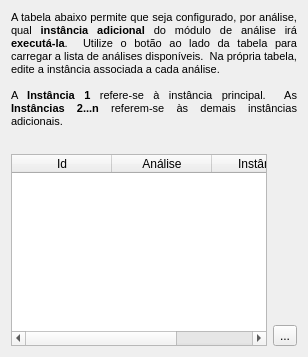
          <widget class="QWidget" name="configTab">
           <attribute name="title">
            <string>Bal. Carga</string>
           </attribute>
           <layout class="QGridLayout">
            <item row="0" column="0" colspan="2">
             <widget class="QLabel" name="label_31">
              <property name="text">
               <string>&lt;html&gt;&lt;head&gt;&lt;meta name=&quot;qrichtext&quot; content=&quot;1&quot; /&gt;&lt;style type=&quot;text/css&quot;&gt;
p, li { white-space: pre-wrap; }
&lt;/style&gt;&lt;/head&gt;&lt;body style=&quot; font-family:'MS Shell Dlg 2'; font-size:8.25pt; font-weight:400; font-style:normal;&quot;&gt;
&lt;p style=&quot; margin-top:0px; margin-bottom:0px; margin-left:0px; margin-right:0px; -qt-block-indent:0; text-indent:0px; font-size:8pt;&quot;&gt;A tabela abaixo permite que seja configurado, por análise, qual &lt;span style=&quot; font-weight:600;&quot;&gt;instância adicional&lt;/span&gt; do módulo de análise irá &lt;span style=&quot; font-weight:600;&quot;&gt;executá-la&lt;/span&gt;.  Utilize o botão ao lado da tabela para carregar a lista de análises disponíveis.  Na própria tabela, edite a instância associada a cada análise.&lt;/p&gt;
&lt;p style=&quot;-qt-paragraph-type:empty; margin-top:0px; margin-bottom:0px; margin-left:0px; margin-right:0px; -qt-block-indent:0; text-indent:0px; font-size:8pt;&quot;&gt;&lt;/p&gt;
&lt;p style=&quot; margin-top:0px; margin-bottom:0px; margin-left:0px; margin-right:0px; -qt-block-indent:0; text-indent:0px; font-size:8pt;&quot;&gt;A &lt;span style=&quot; font-weight:600;&quot;&gt;Instância 1&lt;/span&gt; refere-se à instância principal.  As &lt;span style=&quot; font-weight:600;&quot;&gt;Instâncias 2...n&lt;/span&gt; referem-se às demais instâncias adicionais.&lt;/p&gt;&lt;/body&gt;&lt;/html&gt;</string>
              </property>
              <property name="alignment">
               <set>Qt::AlignJustify|Qt::AlignVCenter</set>
              </property>
              <property name="wordWrap">
               <bool>true</bool>
              </property>
             </widget>
            </item>
            <item row="1" column="0">
             <spacer>
              <property name="orientation">
               <enum>Qt::Vertical</enum>
              </property>
              <property name="sizeType">
               <enum>QSizePolicy::Maximum</enum>
              </property>
              <property name="sizeHint" stdset="0">
               <size>
                <width>20</width>
                <height>20</height>
               </size>
              </property>
             </spacer>
            </item>
            <item row="2" column="0" rowspan="2">
             <widget class="QTableWidget" name="loadBalTable">
              <column>
               <property name="text">
                <string>Id</string>
               </property>
              </column>
              <column>
               <property name="text">
                <string>Análise</string>
               </property>
              </column>
              <column>
               <property name="text">
                <string>Instância</string>
               </property>
              </column>
             </widget>
            </item>
            <item row="2" column="1">
             <spacer>
              <property name="orientation">
               <enum>Qt::Vertical</enum>
              </property>
              <property name="sizeHint" stdset="0">
               <size>
                <width>20</width>
                <height>131</height>
               </size>
              </property>
             </spacer>
            </item>
            <item row="3" column="1">
             <widget class="QToolButton" name="loadBalRefreshBtn">
              <property name="toolTip">
               <string>&lt;html&gt;&lt;head&gt;&lt;meta name=&quot;qrichtext&quot; content=&quot;1&quot; /&gt;&lt;style type=&quot;text/css&quot;&gt;
p, li { white-space: pre-wrap; }
&lt;/style&gt;&lt;/head&gt;&lt;body style=&quot; font-family:'MS Shell Dlg 2'; font-size:8.25pt; font-weight:400; font-style:normal;&quot;&gt;
&lt;p style=&quot; margin-top:0px; margin-bottom:0px; margin-left:0px; margin-right:0px; -qt-block-indent:0; text-indent:0px;&quot;&gt;Recarrega tabela com análises cadastradas na base de dados&lt;/p&gt;&lt;/body&gt;&lt;/html&gt;</string>
              </property>
              <property name="text">
               <string>...</string>
              </property>
              <property name="icon">
               <iconset resource="icons.qrc">
                <normaloff>:/global/icons/refresh.png</normaloff>:/global/icons/refresh.png</iconset>
              </property>
             </widget>
            </item>
           </layout>
          </widget>
